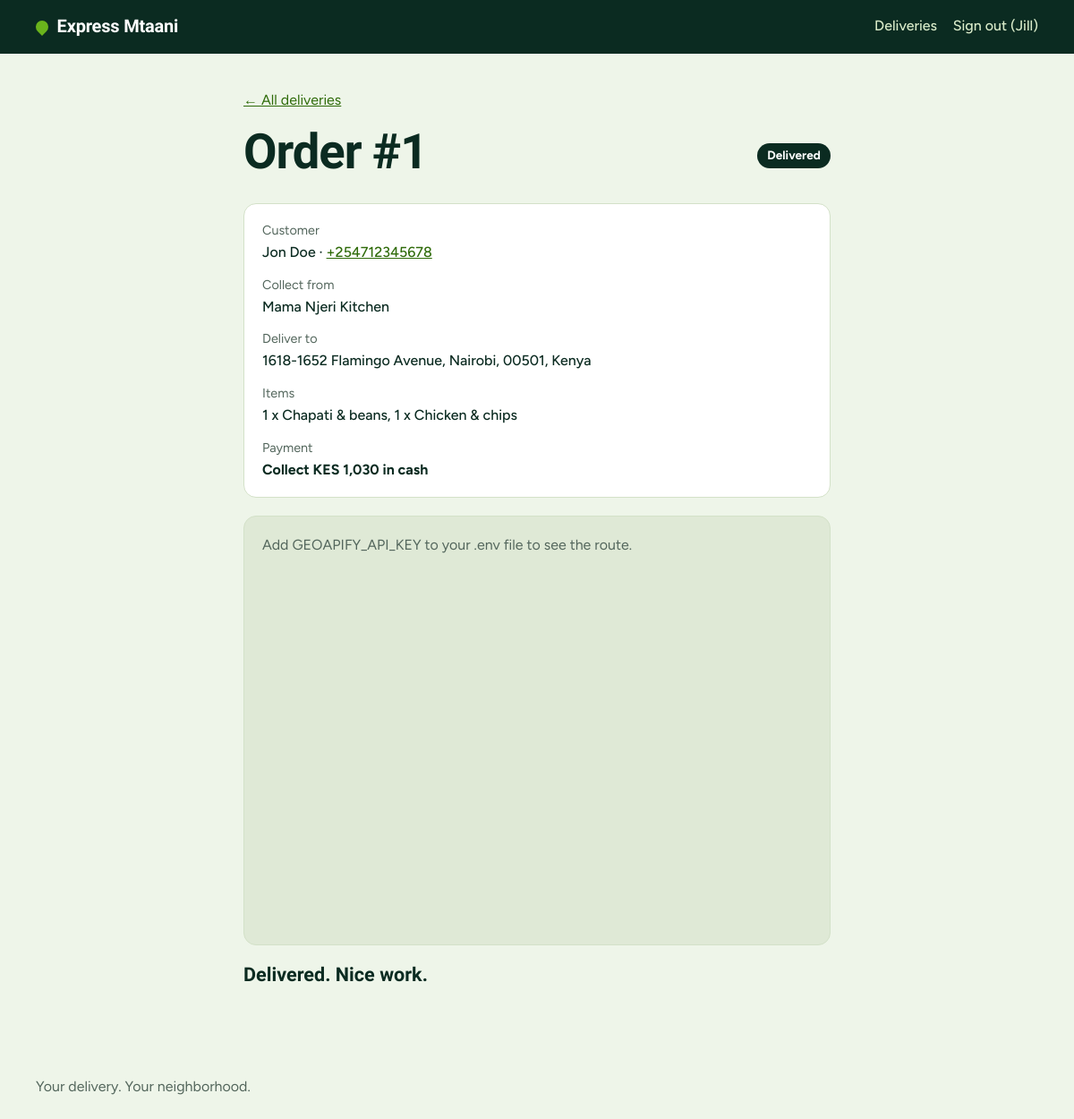
Screenshot of /rider/orders/1 (signed in) with the database file from the repository.
### app/models.py (models this page shows, shortened)
class User(UserMixin, db.Model):
    __tablename__ = "users"
    id = db.Column(db.Integer, primary_key=True)
    name = db.Column(db.String(80), nullable=False)
    email = db.Column(db.String(120), unique=True, nullable=False, index=True)
    phone = db.Column(db.String(20), nullable=False)
    password_hash = db.Column(db.String(255), nullable=False)
    role = db.Column(db.String(20), nullable=False, default="customer", index=True)
    active = db.Column(db.Boolean, nullable=False, default=True)
    approved = db.Column(db.Boolean, nullable=False, default=True)  # riders start unapproved
    created_at = db.Column(db.DateTime, nullable=False, default=utcnow)
    online = db.Column(db.Boolean, nullable=False, default=False)
    last_lat = db.Column(db.Float)
    last_lng = db.Column(db.Float)
    last_seen_at = db.Column(db.DateTime)
    @property
    def is_active(self):  # Flask-Login
        return bool(self.active)
    @property
    def first_name(self):
        return (self.name or "").split(" ")[0]

class Order(db.Model):
    __tablename__ = "orders"
    id = db.Column(db.Integer, primary_key=True)
    public_token = db.Column(
        db.String(64), unique=True, nullable=False, index=True,
        default=lambda: secrets.token_urlsafe(16),
    )
    customer_id = db.Column(db.Integer, db.ForeignKey("users.id"), nullable=False, index=True)
    rider_id = db.Column(db.Integer, db.ForeignKey("users.id"), index=True)
    shop_id = db.Column(db.Integer, db.ForeignKey("shops.id"), nullable=False)
    customer_name = db.Column(db.String(80), nullable=False)
    customer_phone = db.Column(db.String(20), nullable=False)
    pickup_name = db.Column(db.String(120), nullable=False)
    pickup_lat = db.Column(db.Float, nullable=False)
    pickup_lng = db.Column(db.Float, nullable=False)
    dest_address = db.Column(db.String(255), nullable=False)
    dest_lat = db.Column(db.Float, nullable=False)
    dest_lng = db.Column(db.Float, nullable=False)
    subtotal = db.Column(db.Integer, nullable=False)
    delivery_fee = db.Column(db.Integer, nullable=False)
    total = db.Column(db.Integer, nullable=False)
    payment_method = db.Column(db.String(30), nullable=False, default="cash_on_delivery")
    payment_status = db.Column(db.String(20), nullable=False, default="unpaid")  # unpaid | paid
    cash_collected_at = db.Column(db.DateTime)
    status = db.Column(db.String(20), nullable=False, default="placed", index=True)
    rider_lat = db.Column(db.Float)
    rider_lng = db.Column(db.Float)
    rider_updated_at = db.Column(db.DateTime)
    eta_seconds = db.Column(db.Integer)
    distance_m = db.Column(db.Integer)
    created_at = db.Column(db.DateTime, nullable=False, default=utcnow)
    accepted_at = db.Column(db.DateTime)
    delivered_at = db.Column(db.DateTime)
    customer = db.relationship("User", foreign_keys=[customer_id])
    rider = db.relationship("User", foreign_keys=[rider_id])
    shop = db.relationship("Shop")
    items = db.relationship("OrderItem", back_populates="order", cascade="all, delete-orphan")
    @property
    def status_label(self):
        return STATUS_LABELS.get(self.status, self.status)
    @property
    def items_summary(self):
        return ", ".join(f"{i.quantity} x {i.name}" for i in self.items)

class OrderItem(db.Model):
    __tablename__ = "order_items"
    id = db.Column(db.Integer, primary_key=True)
    order_id = db.Column(db.Integer, db.ForeignKey("orders.id"), nullable=False, index=True)
    product_id = db.Column(db.Integer, db.ForeignKey("products.id"))
    name = db.Column(db.String(120), nullable=False)       # product name at time of order
    unit_price = db.Column(db.Integer, nullable=False)     # price at time of order
    quantity = db.Column(db.Integer, nullable=False)
    order = db.relationship("Order", back_populates="items")

### app/rider.py (the view)
@bp.get("/orders/<int:order_id>")
@roles_required("rider")
def order(order_id):
    order = db.get_or_404(Order, order_id)
    if order.rider_id != current_user.id:
        abort(404)  # do not reveal other riders' orders
    page_data = {
        "order_id": order.id,
        "status": order.status,
        "total": order.total,
        "cash": order.payment_method == "cash_on_delivery",
        "pickup": {"name": order.pickup_name, "lat": order.pickup_lat, "lng": order.pickup_lng},
        "dest": {"address": order.dest_address, "lat": order.dest_lat, "lng": order.dest_lng},
        "location_url": url_for("api.rider_location", order_id=order.id),
        "status_url": url_for("api.rider_status", order_id=order.id),
        "release_url": url_for("api.rider_release", order_id=order.id),
        "dashboard_url": url_for("rider.dashboard"),
    }
    return render_template("rider_order.html", order=order, page_data=page_data)

### app/access.py (called while the page is built)
def roles_required(*roles):
    def decorator(view):
        @wraps(view)
        def wrapper(*args, **kwargs):
            if not current_user.is_authenticated:
                return redirect(url_for("auth.login", next=request.path))
            if current_user.role not in roles:
                abort(403)
            return view(*args, **kwargs)
        return wrapper
    return decorator

### app/models.py (called while the page is built)
@login_manager.user_loader
def load_user(user_id):
    try:
        user = db.session.get(User, int(user_id))
    except (TypeError, ValueError):
        return None
    if user and user.active and (user.role != "rider" or user.approved):
        return user
    return None

### app/storefront.py (called while the page is built)
def _cart():
    cart = session.get("cart")
    if not isinstance(cart, dict) or not isinstance(cart.get("items"), dict) or "shop_id" not in cart:
        return {"shop_id": None, "items": {}}
    return cart

@bp.app_context_processor
def inject_cart_count():
    items = _cart()["items"]
    return {"cart_count": sum(v for v in items.values() if isinstance(v, int))}

### app/utils.py (called while the page is built)
def kes(amount):
    return f"KES {int(amount):,}"

### app/templates/rider_order.html (shortened to what this page needs)
{% extends "base.html" %}
{% block content %}
<section class="page page--rider">
  <p><a href="{{ url_for('rider.dashboard') }}">&larr; All deliveries</a></p>
  <div class="row">
    <h1>Order #{{ order.id }}</h1>
    <span class="badge badge--{{ order.status }}" id="status-badge">{{ order.status_label }}</span>
  </div>
  <dl class="summary">
    <div><dt>Customer</dt><dd>{{ order.customer_name }} · <a href="tel:{{ order.customer_phone }}">{{ order.customer_phone }}</a></dd></div>
    <div><dt>Collect from</dt><dd>{{ order.pickup_name }}</dd></div>
    <div><dt>Deliver to</dt><dd>{{ order.dest_address }}</dd></div>
    <div><dt>Items</dt><dd>{{ order.items_summary }}</dd></div>
    <div><dt>Payment</dt><dd>{% if order.payment_method == 'cash_on_delivery' %}<strong>Collect {{ order.total|kes }} in cash</strong>{% else %}{{ order.payment_method }}{% endif %}</dd></div>
  </dl>
  <div id="map" class="map map--tall" data-map>
    {% if not geo_key %}<p class="map-note">Add GEOAPIFY_API_KEY to your .env file to see the route.</p>{% endif %}
  </div>
  <p id="route-info" class="track-info__eta" aria-live="polite"></p>
</section>
{% endblock %}
{% block scripts %}
{% include "_maps_loader.html" %}
{% endblock %}

### app/templates/base.html (shortened to what this page needs)
<!doctype html>
<html lang="en">
<head>
  <link rel="stylesheet" href="{{ url_for('static', filename='css/style.css') }}">
</head>
<body>
  <header class="site-header">
    <a class="brand" href="{{ url_for('shop.home') }}">
      <span class="brand__mark" aria-hidden="true"></span>Express Mtaani
    </a>
    <nav class="site-nav" aria-label="Main">
      {% if current_user.is_authenticated %}
        {% if current_user.role == 'admin' %}
          <a href="{{ url_for('admin.dashboard') }}">Admin</a>
        {% elif current_user.role == 'rider' %}
          <a href="{{ url_for('rider.dashboard') }}">Deliveries</a>
        {% else %}
          <a href="{{ url_for('shop.my_orders') }}">My orders</a>
        {% endif %}
        <form method="post" action="{{ url_for('auth.logout') }}" class="inline-form">
          <button type="submit" class="link-button">Sign out ({{ current_user.first_name }})</button>
        </form>
      {% else %}
        <a href="{{ url_for('shop.cart') }}">Cart{% if cart_count %} ({{ cart_count }}){% endif %}</a>
        <a href="{{ url_for('auth.login') }}">Sign in</a>
        <a href="{{ url_for('auth.register') }}">Sign up</a>
        <a href="{{ url_for('auth.rider_register') }}">Ride with us</a>
      {% endif %}
    </nav>
  </header>
  <main id="main">
    {% block content %}{% endblock %}
  </main>
  <footer class="site-footer">
    <p>Your delivery. Your neighborhood.</p>
  </footer>
  {% block scripts %}{% endblock %}
</body>
</html>

### app/static/css/style.css (style rules this page uses)
:root { --green-900: #0b2b21; --green-700: #1b5a2a; --lime: #6ab31c; --lime-soft: #e3f1d0; --lime-text: #2f6b0a; --mint: #eef5e9; --surface: #ffffff; --line: #d3e1c8; --muted: #53665c; --danger: #b3261e; --danger-soft: #fbe9e7; --radius: 14px; --font-display: "Bricolage Grotesque", "Segoe UI", system-ui, sans-serif; --font-body: "Figtree", "Segoe UI", system-ui, sans-serif; }
*, *::before, *::after { box-sizing: border-box; }
html { -webkit-text-size-adjust: 100%; }
body { margin: 0; font-family: var(--font-body); font-size: 1rem; line-height: 1.55; color: var(--green-900); background: var(--mint); }
a { color: var(--lime-text); }
h1, h2 { font-family: var(--font-display); font-weight: 800; line-height: 1.08; letter-spacing: -0.02em; margin: 0 0 .5rem; }
h1 { font-size: clamp(2rem, 6vw, 3.4rem); }
p { margin: 0 0 1rem; }
.site-header { display: flex; align-items: center; justify-content: space-between; gap: 1rem; padding: .9rem clamp(1rem, 4vw, 2.5rem); background: var(--green-900); color: #fff; }
.brand { display: inline-flex; align-items: center; gap: .6rem; color: #fff; text-decoration: none; font-family: var(--font-display); font-weight: 800; font-size: 1.25rem; letter-spacing: -0.01em; }
.brand__mark { width: 14px; height: 14px; border-radius: 50% 50% 50% 0; transform: rotate(-45deg); background: var(--lime); }
.site-nav { display: flex; gap: 1.1rem; flex-wrap: wrap; }
.site-nav a { color: #d9ebc9; text-decoration: none; font-weight: 500; }
.site-footer { padding: 2rem clamp(1rem, 4vw, 2.5rem); color: var(--muted); }
.page { max-width: 1040px; margin: 0 auto; padding: clamp(1.25rem, 4vw, 2.5rem) clamp(1rem, 4vw, 2rem) 3rem; }
.page--rider, .page--track { max-width: 720px; }
.row { display: flex; align-items: center; justify-content: space-between; gap: 1rem; flex-wrap: wrap; }
.map { width: 100%; min-height: 280px; border-radius: var(--radius); background: #dfe9d6; border: 1px solid var(--line); overflow: hidden; }
.map--tall { height: min(62vh, 480px); min-height: 320px; }
.map-note { margin: 0; padding: 1.25rem; color: var(--muted); }
.track-info__eta { font-family: var(--font-display); font-weight: 800; font-size: 1.35rem; margin: 1rem 0 .25rem; }
.summary { display: grid; gap: .75rem; background: var(--surface); border: 1px solid var(--line); border-radius: var(--radius); padding: 1.1rem 1.25rem; margin: 1.25rem 0; }
.summary div { display: grid; gap: .1rem; }
.summary dt { color: var(--muted); font-size: .9rem; }
.summary dd { margin: 0; font-weight: 500; overflow-wrap: anywhere; }
.badge { display: inline-block; justify-self: start; padding: .2rem .7rem; border-radius: 999px; font-size: .85rem; font-weight: 700; background: var(--lime-soft); color: var(--green-900); }
.badge--delivered { background: var(--green-900); color: #fff; }
.inline-form { display: inline; margin: 0; }
.link-button { background: none; border: 0; padding: 0; font: inherit; font-weight: 500; color: inherit; text-decoration: underline; cursor: pointer; }
.site-nav .link-button { color: #d9ebc9; text-decoration: none; }

### rows the page displays
User: first_name "Jill"
Order: id "1", customer_name "Jon Doe", customer_phone "+254712345678", pickup_name "Mama Njeri Kitchen", dest_address "1618-1652 Flamingo Avenue, Nairobi, 00501, Kenya", total|kes "KES 1,030"
OrderItem: items_summary "1 x Chapati & beans, 1 x Chicken & chips"
